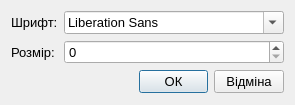
<?xml version="1.0" encoding="UTF-8"?>
<ui version="4.0">
 <class>FontModifyDialog</class>
 <widget class="QDialog" name="FontModifyDialog">
  <property name="geometry">
   <rect>
    <x>0</x>
    <y>0</y>
    <width>295</width>
    <height>105</height>
   </rect>
  </property>
  <property name="sizePolicy">
   <sizepolicy hsizetype="Minimum" vsizetype="Fixed">
    <horstretch>0</horstretch>
    <verstretch>0</verstretch>
   </sizepolicy>
  </property>
  <property name="minimumSize">
   <size>
    <width>295</width>
    <height>105</height>
   </size>
  </property>
  <property name="maximumSize">
   <size>
    <width>16777215</width>
    <height>105</height>
   </size>
  </property>
  <property name="font">
   <font>
    <pointsize>10</pointsize>
   </font>
  </property>
  <property name="windowTitle">
   <string>Розмір шрифту</string>
  </property>
  <property name="windowIcon">
   <iconset resource="icons.qrc">
    <normaloff>:/icons/setFontIcon.ico</normaloff>:/icons/setFontIcon.ico</iconset>
  </property>
  <layout class="QGridLayout" name="gridLayout_2">
   <item row="0" column="0">
    <layout class="QGridLayout" name="gridLayout">
     <item row="0" column="0">
      <widget class="QLabel" name="itemFontLabel">
       <property name="sizePolicy">
        <sizepolicy hsizetype="Minimum" vsizetype="Preferred">
         <horstretch>0</horstretch>
         <verstretch>0</verstretch>
        </sizepolicy>
       </property>
       <property name="text">
        <string>Шрифт:</string>
       </property>
      </widget>
     </item>
     <item row="2" column="2">
      <widget class="QPushButton" name="OKBtn">
       <property name="text">
        <string>ОК</string>
       </property>
      </widget>
     </item>
     <item row="1" column="0">
      <widget class="QLabel" name="itemFontSizeLabel">
       <property name="sizePolicy">
        <sizepolicy hsizetype="Minimum" vsizetype="Preferred">
         <horstretch>0</horstretch>
         <verstretch>0</verstretch>
        </sizepolicy>
       </property>
       <property name="text">
        <string>Розмір:</string>
       </property>
      </widget>
     </item>
     <item row="2" column="3">
      <widget class="QPushButton" name="RejectBtn">
       <property name="text">
        <string>Відміна</string>
       </property>
      </widget>
     </item>
     <item row="1" column="1" colspan="3">
      <widget class="QSpinBox" name="itemFontSize"/>
     </item>
     <item row="0" column="1" colspan="3">
      <widget class="QFontComboBox" name="itemFontBox"/>
     </item>
     <item row="2" column="1">
      <spacer name="horizontalSpacer">
       <property name="orientation">
        <enum>Qt::Horizontal</enum>
       </property>
       <property name="sizeHint" stdset="0">
        <size>
         <width>40</width>
         <height>20</height>
        </size>
       </property>
      </spacer>
     </item>
    </layout>
   </item>
  </layout>
 </widget>
 <resources>
  <include location="icons.qrc"/>
 </resources>
 <connections>
  <connection>
   <sender>OKBtn</sender>
   <signal>clicked()</signal>
   <receiver>FontModifyDialog</receiver>
   <slot>accept()</slot>
   <hints>
    <hint type="sourcelabel">
     <x>109</x>
     <y>76</y>
    </hint>
    <hint type="destinationlabel">
     <x>131</x>
     <y>48</y>
    </hint>
   </hints>
  </connection>
  <connection>
   <sender>RejectBtn</sender>
   <signal>clicked()</signal>
   <receiver>FontModifyDialog</receiver>
   <slot>reject()</slot>
   <hints>
    <hint type="sourcelabel">
     <x>207</x>
     <y>76</y>
    </hint>
    <hint type="destinationlabel">
     <x>131</x>
     <y>48</y>
    </hint>
   </hints>
  </connection>
 </connections>
</ui>
